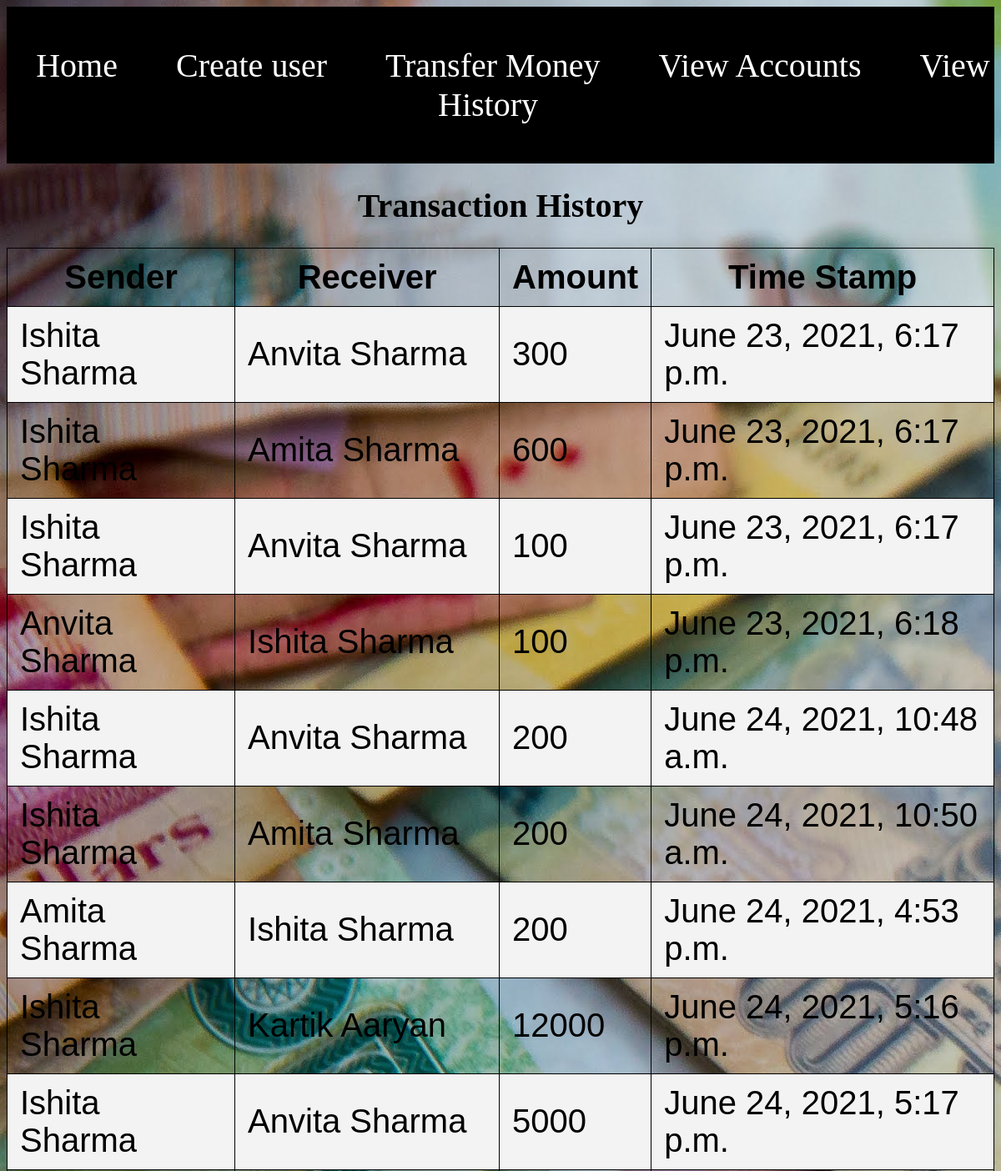
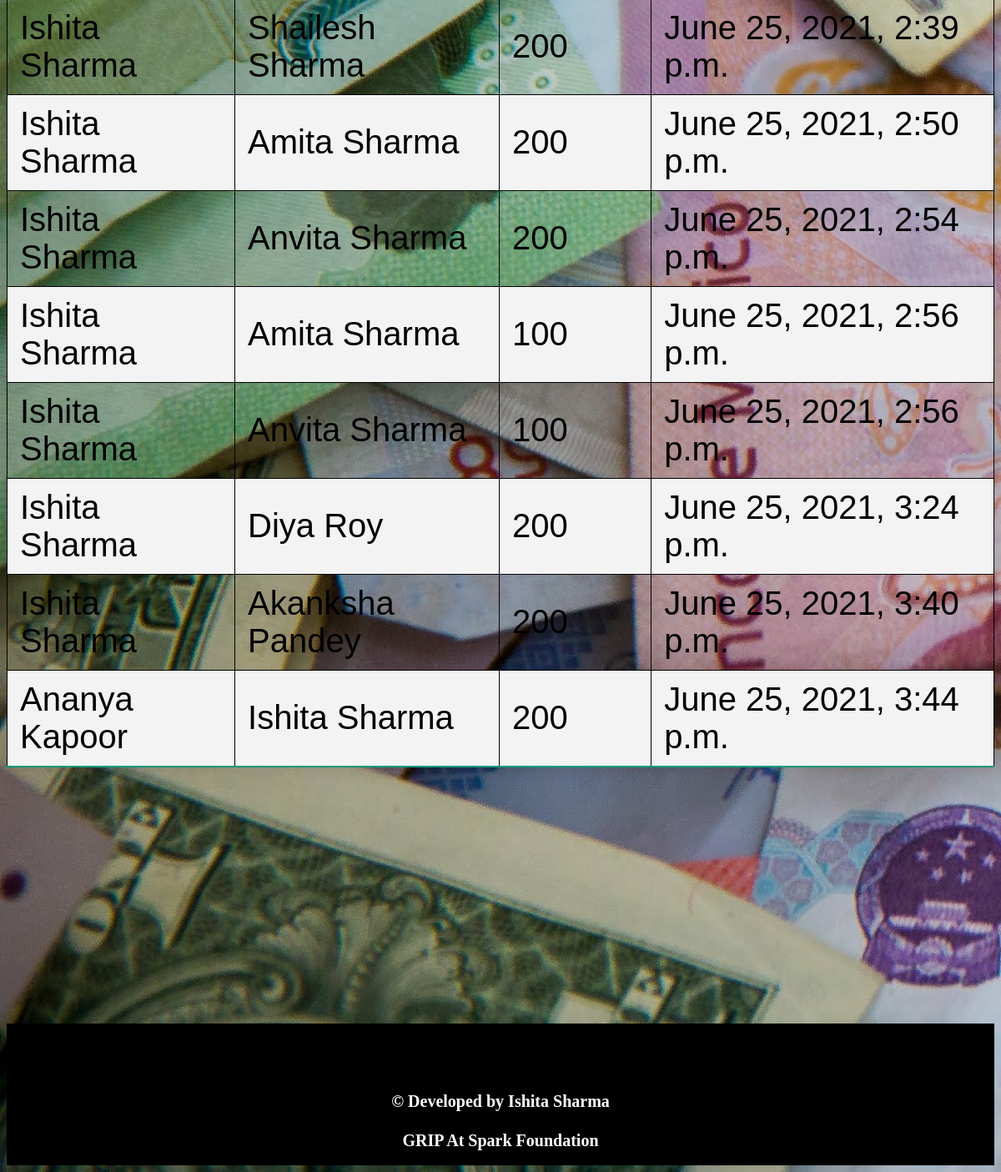
The app's page /history with its own data (2 pictures, top to bottom).
### bankapp/models.py (models this page shows, shortened)
class TransactionModel(models.Model):
	sender = models.CharField(max_length=30)
	receiver = models.CharField(max_length=30)
	amount = models.PositiveIntegerField()
	timestamp = models.DateTimeField(auto_now_add=True)

### bankapp/views.py (the view)
# urls.py: path("history", history, name="history"),
def history(request):
	data = TransactionModel.objects.all()
	return render(request, "history.html", {"data":data})

### bankapp/templates/history.html (shortened to what this page needs)
{% extends 'base.html' %}
{% load static %}
{% block content %}
<h1> Transaction History </h1>
<table border="2" class="styled-table">
	<th> Sender </th>
	<th> Receiver </th>
	<th> Amount </th>
	<th> Time Stamp </th>
	{% for d in data %}
	<tr>
		<td> {{ d.sender }} </td>
		<td> {{ d.receiver }} </td>
		<td> {{ d.amount }} </td>
		<td> {{ d.timestamp }} </td>
	{% endfor %}
</table>
<br><br><br><br><br>
{% endblock %}

### templates/base.html (style rules this page uses)
* { font-size:40px; }

### bankapp/templates/history.html (style rules this page uses)
table,th,td { border:1px solid black; border-collapse: collapse; color:black; }
.styled-table { border-collapse: collapse; margin: 25px 0; font-size: 0.9em; font-family: sans-serif; min-width: 400px; box-shadow: 0 0 20px rgba(0, 0, 0, 0.15); }
.styled-table th, .styled-table td { padding: 12px 15px; }
.styled-table tbody tr { border-bottom: 1px solid #dddddd; }
.styled-table tbody tr:nth-of-type(even) { background-color: #f3f3f3; }
.styled-table tbody tr:last-of-type { border-bottom: 2px solid #009879; }

### records on screen
TransactionModel: sender "Ishita Sharma", receiver "Anvita Sharma", amount "300", timestamp "June 23, 2021, 6:17 p.m."
TransactionModel: sender "Ishita Sharma", receiver "Amita Sharma", amount "600", timestamp "June 23, 2021, 6:17 p.m."
TransactionModel: sender "Ishita Sharma", receiver "Anvita Sharma", amount "100", timestamp "June 23, 2021, 6:17 p.m."
TransactionModel: sender "Anvita Sharma", receiver "Ishita Sharma", amount "100", timestamp "June 23, 2021, 6:18 p.m."
TransactionModel: sender "Ishita Sharma", receiver "Anvita Sharma", amount "200", timestamp "June 24, 2021, 10:48 a.m."
TransactionModel: sender "Ishita Sharma", receiver "Amita Sharma", amount "200", timestamp "June 24, 2021, 10:50 a.m."
TransactionModel: sender "Amita Sharma", receiver "Ishita Sharma", amount "200", timestamp "June 24, 2021, 4:53 p.m."
TransactionModel: sender "Ishita Sharma", receiver "Kartik Aaryan", amount "12000", timestamp "June 24, 2021, 5:16 p.m."
TransactionModel: sender "Ishita Sharma", receiver "Anvita Sharma", amount "5000", timestamp "June 24, 2021, 5:17 p.m."
TransactionModel: sender "Ishita Sharma", receiver "Shailesh Sharma", amount "200", timestamp "June 25, 2021, 2:39 p.m."
TransactionModel: sender "Ishita Sharma", receiver "Amita Sharma", amount "200", timestamp "June 25, 2021, 2:50 p.m."
TransactionModel: sender "Ishita Sharma", receiver "Anvita Sharma", amount "200", timestamp "June 25, 2021, 2:54 p.m."
TransactionModel: sender "Ishita Sharma", receiver "Amita Sharma", amount "100", timestamp "June 25, 2021, 2:56 p.m."
TransactionModel: sender "Ishita Sharma", receiver "Anvita Sharma", amount "100", timestamp "June 25, 2021, 2:56 p.m."
TransactionModel: sender "Ishita Sharma", receiver "Diya Roy", amount "200", timestamp "June 25, 2021, 3:24 p.m."
TransactionModel: sender "Ishita Sharma", receiver "Akanksha Pandey", amount "200", timestamp "June 25, 2021, 3:40 p.m."
TransactionModel: sender "Ananya Kapoor", receiver "Ishita Sharma", amount "200", timestamp "June 25, 2021, 3:44 p.m."
